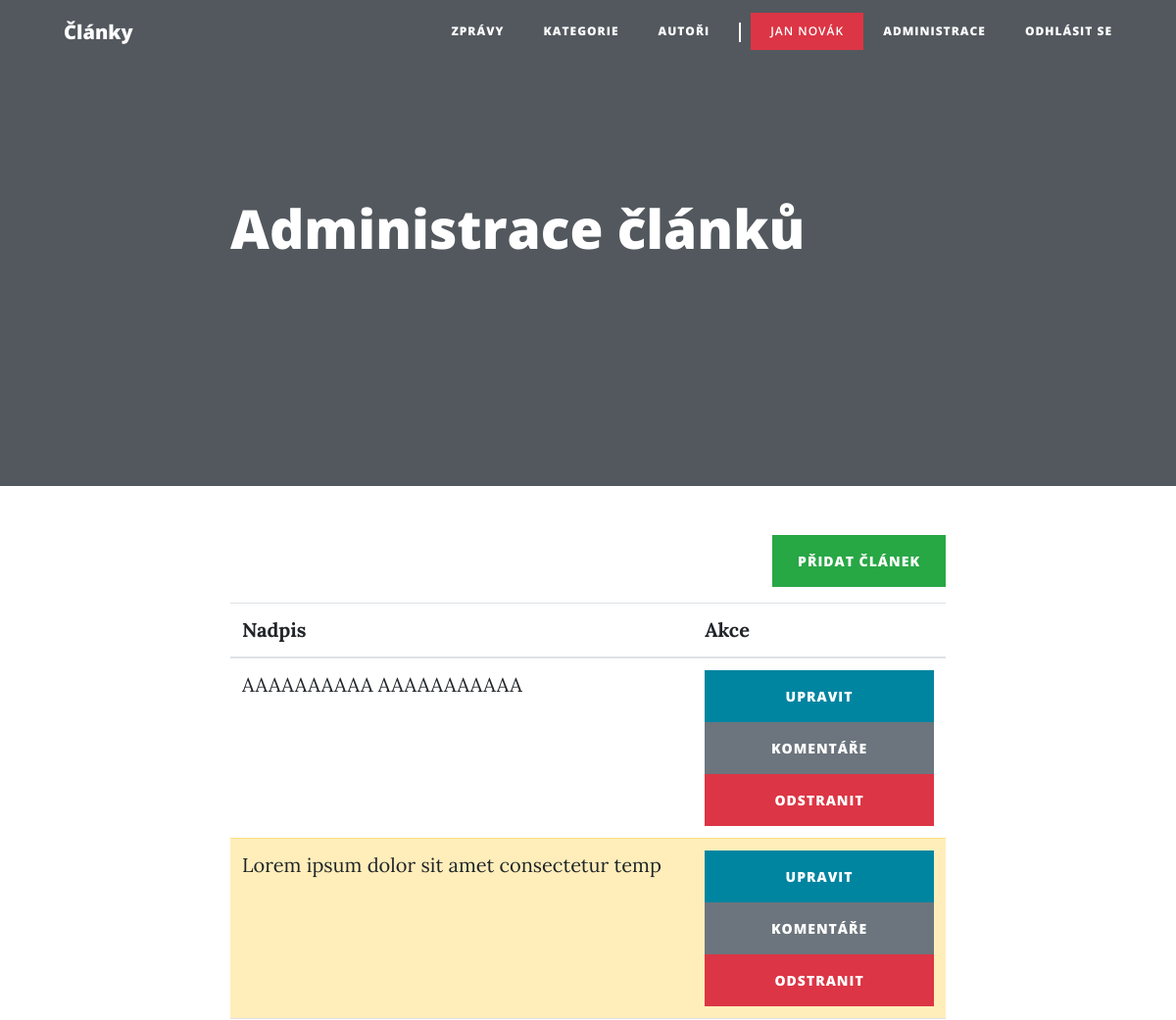
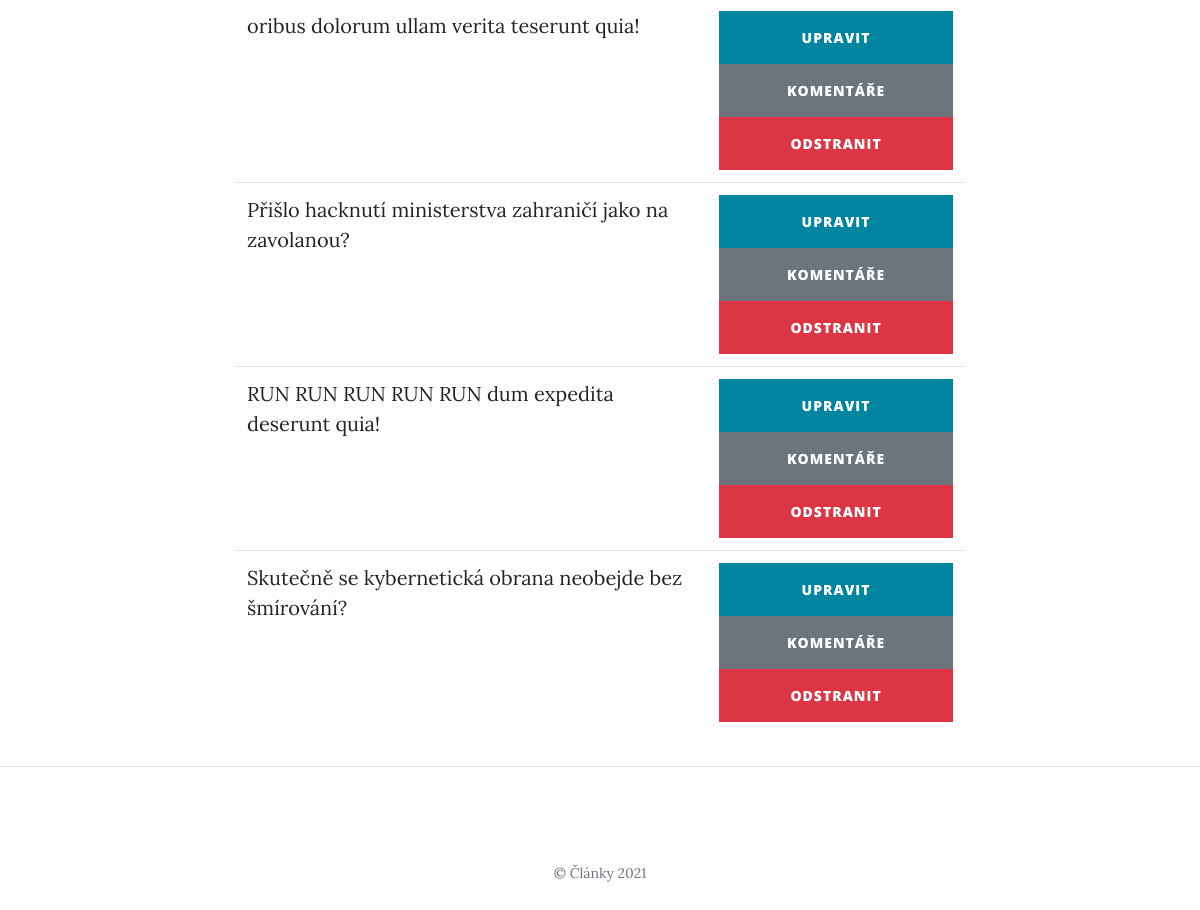
The app's page /article_administration.php (signed in) with its own data (2 pictures, top to bottom).
### tables this page shows
CREATE TABLE `user` (
  `id` int(10) UNSIGNED NOT NULL,
  `email` varchar(50) NOT NULL,
  `password` varchar(256) NOT NULL,
  `name` varchar(30) NOT NULL,
  `admin` tinyint(1) NOT NULL DEFAULT 0
);

CREATE TABLE `article` (
  `id` int(10) UNSIGNED NOT NULL,
  `user_id` int(10) UNSIGNED DEFAULT NULL,
  `title` varchar(150) NOT NULL,
  `perex` text NOT NULL,
  `text` text NOT NULL,
  `created_at` datetime NOT NULL DEFAULT current_timestamp(),
  `published` tinyint(1) NOT NULL DEFAULT 0
);

### php/Application.php (called while the page is built, shortened)
<?php
class Application
{
    private static $context;
    public static function loadModel($className)
    {
        $filename = "./php/model/" . $className . ".php";
    }
    public static function context()
    {
        if (!isset(self::$context)) {
            self::$context = new DatabaseContext();
        }
        return self::$context;
    }
    public static function logged_in()
    {
        if(isset($_SESSION["user"])) {
            $user = self::context()->user_repository->getUser($_SESSION["user"]["id"]);
            return true;
        }
        return false;
    }
    public static function user()
    {
        return $_SESSION["user"];
    }
    public static function assert_logged_in($redirect_address = "index.php")
    {
        if (!self::logged_in()) {
            header("Location: $redirect_address");
            die();
        }
    }
}

### php/model/DatabaseContext.php (called while the page is built, shortened)
<?php
class DatabaseContext
{
    private $database;
    public function __construct()
    {
        $this->database = new Database();
    }
    public function __get($name)
    {
        if (!isset($this->{$name})) {
            switch ($name) {
                case 'article_repository':
                    $this->article_repository = new ArticleRepository($this->database);
                case 'category_repository':
                    $this->category_repository = new CategoryRepository($this->database);
                case 'comment_repository':
                    $this->comment_repository = new CommentRepository($this->database);
                case 'user_repository':
                    $this->user_repository = new UserRepository($this->database);
            }
        }
        return $this->{$name};
    }
}

### php/model/Database.php (called while the page is built, shortened)
<?php
class Database
{
    private $conn;
    public function __construct()
    {
        $this->conn = new PDO(sprintf("mysql:host=%s;dbname=%s", self::HOST, self::DBNAME), self::USER, self::PASS, [
            PDO::ATTR_ERRMODE => PDO::ERRMODE_EXCEPTION
        ]);
        $this->conn->query("set names utf8");
    }
    public function select($sql, $params = [])
    {
        $stmt = $this->execute($sql, $params);
        return $stmt->fetchAll();
    }
    public function selectSingle($sql, $params = [])
    {
        $stmt = $this->execute($sql, $params);
        return $stmt->fetch();
    }
    private function execute($sql, $params = [])
    {
        $stmt = $this->conn->prepare($sql);
        $stmt->execute($params);
        return $stmt;
    }
}

### php/model/BaseRepository.php (called while the page is built, shortened)
<?php
abstract class BaseRepository
{
    public function __construct(Database $db)
    {
        $this->db = $db;
    }
}

### php/model/UserRepository.php (called while the page is built, shortened)
<?php
class UserRepository extends BaseRepository
{
    public function getUser($id)
    {
        $sql = "
            select *
            from user
            where id = :id
        ";
        $params = [
            ":id" => $id
        ];
        return $this->db->selectSingle($sql, $params);
    }
}

### php/model/ArticleRepository.php (called while the page is built, shortened)
<?php
class ArticleRepository extends BaseRepository
{
    public function getArticlesAlphabetically()
    {
        $sql = "
            select
                article.*,
                user.name as user_name
            from article
                left join user on article.user_id = user.id
            order by title
        ";
        $articles = $this->db->select($sql);
        return $this->addCategories($articles);
    }
    private function addCategories($articles)
    {
        foreach ($articles as $key => $article) {
            $articles[$key]["categories"] = Application::context()->category_repository->getCategoriesArticle($article["id"]);
        }
        return $articles;
    }
}

### php/model/CategoryRepository.php (called while the page is built, shortened)
<?php
class CategoryRepository extends BaseRepository
{
    public function getCategoriesArticle($article_id)
    {
        $sql = "
            select
                category.*
            from category
                inner join article_category on article_category.category_id = category.id
            where article_category.article_id = :article_id
        ";
        $params = [
            ":article_id" => $article_id
        ];
        $categories = $this->db->select($sql, $params);
        return $categories;
    }
}

### article_administration.php (the view, shortened to what this page needs)
<?php
require_once "./php/Application.php";
Application::assert_logged_in();
$ar = Application::context()->article_repository;
$articles = $ar->getArticlesAlphabetically();
include "./php/partials/document_start.php";
?>
<div class="text-right mb-3">
  <a class="btn btn-success" href="article_add.php">Přidat článek</a>
</div>
<table class="table table-hover">
  <thead>
    <tr>
      <th scope="col">Nadpis</th>
      <th scope="col">Akce</th>
    </tr>
  </thead>
  <tbody>
    <?php foreach ($articles as $article) : ?>
      <tr <?= $article["published"] == 1 ? "" : 'class="table-warning"' ?>>
        <td><?= $article["title"] ?></td>
        <td>
          <a class="btn btn-primary w-100 px-0" href="<?= "article_edit.php?id=" . $article["id"] ?>">Upravit</a>
          <a class="btn btn-secondary w-100 px-0" href="<?= "article_comments.php?id=" . $article["id"] ?>">Komentáře</a>
          <a class="btn btn-danger w-100 px-0" href="<?= "article_delete.php?id=" . $article["id"] ?>">Odstranit</a>
        </td>
      </tr>
    <?php endforeach; ?>
  </tbody>
</table>
<?php
include "./php/partials/document_end.php";

### php/partials/document_start.php (shortened to what this page needs)
<!DOCTYPE html>
<html lang="cs">
<head>
  <link rel="stylesheet" href="https://cdn.jsdelivr.net/npm/bootstrap@4.6.0/dist/css/bootstrap.min.css">
  <link href="css/clean-blog.css" rel="stylesheet">
  <link href="css/micromodal.css" rel="stylesheet">
</head>
<body>
  <nav class="navbar navbar-expand-lg navbar-light fixed-top" id="mainNav">
    <div class="container">
      <a class="navbar-brand" href="index.php">Články</a>
      <div class="collapse navbar-collapse" id="navbarResponsive">
        <ul class="navbar-nav ml-auto">
          <li class="nav-item">
            <a class="nav-link" href="index.php">Zprávy</a>
          </li>
          <li class="nav-item">
            <a class="nav-link" href="categories.php">Kategorie</a>
          </li>
          <li class="nav-item">
            <a class="nav-link" href="users.php">Autoři</a>
          </li>
          <li class="nav-item separator only-widescreen"></li>
          <?php if (Application::logged_in()) : ?>
            <li class="nav-item">
              <p <?= Application::user()["admin"] ? 'class="bg-danger"' : "" ?>><?= Application::user()["name"] ?></p>
            </li>
            <li class="nav-item">
              <a class="nav-link" href="administration.php">Administrace</a>
            </li>
            <li class="nav-item">
              <a class="nav-link" href="logout.php">Odhlásit se</a>
            </li>
          <?php else : ?>
            <li class="nav-item">
              <a class="nav-link" href="login.php">Přihlásit se</a>
            </li>
          <?php endif; ?>
        </ul>
      </div>
    </div>
  </nav>
  <header class="masthead" <?= empty($header_background) ? "" : "style=\"background-image: url('$header_background')\"" ?>>
    <div class="overlay"></div>
    <div class="container">
      <div class="row">
        <div class="col-lg-8 col-md-10 mx-auto">
        </div>
      </div>
    </div>
  </header>
  <div class="container">
    <div class="row">
      <div class="col-lg-8 col-md-10 mx-auto">

### css/clean-blog.css (style rules this page uses)
body { font-size: 20px; color: #212529; font-family: "Lora", "Times New Roman", serif; }
p { line-height: 1.5; margin: 30px 0; }
a { color: #212529; transition: all 0.2s; }
#mainNav { position: absolute; border-bottom: 1px solid #e9ecef; background-color: white; font-family: "Open Sans", "Helvetica Neue", Helvetica, Arial, sans-serif; }
#mainNav .navbar-brand { font-weight: 800; color: #343a40; }
#mainNav .navbar-nav > li.nav-item > a, #mainNav .navbar-nav > li.nav-item > p { font-size: 12px; font-weight: 800; letter-spacing: 1px; text-transform: uppercase; }
#mainNav .navbar-nav > li.nav-item > p { font-weight: 600; margin: 0; padding: 8px 0; color: rgba(0,0,0,.5); }
#mainNav .navbar-nav > li.nav-item.separator { height: 1em; width: 0; border-right-width: 2px; border-right-style: solid; }
#mainNav .navbar-nav > li.nav-item.only-widescreen { display: none; }
@media only screen and (min-width: 992px) { #mainNav { border-bottom: 1px solid transparent; background: transparent; } }
@media only screen and (min-width: 992px) { #mainNav .navbar-brand { padding: 10px 20px; color: #fff; } }
@media only screen and (min-width: 992px) { #mainNav .navbar-nav > li.nav-item > a, #mainNav .navbar-nav > li.nav-item > p { padding: 10px 20px; color: #fff; } }
@media only screen and (min-width: 992px) { #mainNav .navbar-nav > li.nav-item.separator { margin: 10px 10px; border-color: #fff; } }
@media only screen and (min-width: 992px) { #mainNav .navbar-nav > li.nav-item.only-widescreen { display: initial; } }
@media only screen and (min-width: 992px) { #mainNav { transition: background-color 0.2s; transform: translate3d(0, 0, 0); -webkit-backface-visibility: hidden; backface-visibility: hidden; } }
header.masthead { margin-bottom: 50px; background: no-repeat center center; background-color: #868e96; background-attachment: scroll; position: relative; background-size: cover; }
header.masthead .overlay { position: absolute; top: 0; left: 0; height: 100%; width: 100%; background-color: #212529; opacity: 0.5; }
.btn { font-size: 14px; font-weight: 800; padding: 15px 25px; letter-spacing: 1px; text-transform: uppercase; border-radius: 0; font-family: "Open Sans", "Helvetica Neue", Helvetica, Arial, sans-serif; }
.btn-primary { background-color: #0085a1; border-color: #0085a1; }

### records on screen
user: name "JAN NOVÁK"
article: title "AAAAAAAAAA AAAAAAAAAAA"
article: title "Lorem ipsum dolor sit amet consectetur temp"
article: title "oribus dolorum ullam verita teserunt quia!"
article: title "Přišlo hacknutí ministerstva zahraničí jako na zavolanou?"
article: title "RUN RUN RUN RUN RUN dum expedita deserunt quia!"
article: title "Skutečně se kybernetická obrana neobejde bez šmírování?"

### other values on screen
$heading "Administrace článků"
